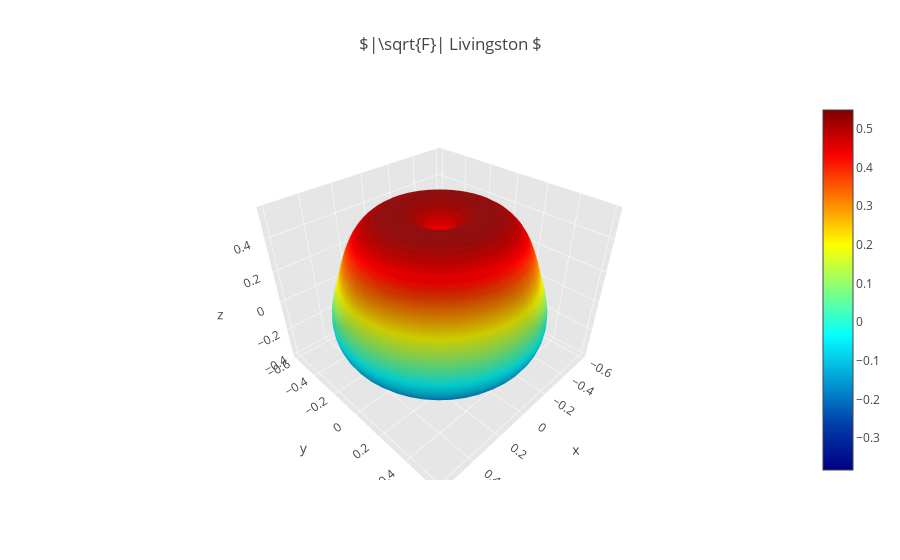

The cell this chart's notebook holds for it:
### Markdown cell above
# |Fc^2 + Fp^2| Livingston

### Code cell
import numpy as np
import plotly.plotly
plotly.offline.init_notebook_mode(connected=True)
import plotly.offline as py
import plotly.graph_objs as go

import pycbc
from pycbc.detector import Detector
from pycbc.waveform import get_td_waveform

# Euler's angles 
theta_aux = np.linspace(0,np.pi,50) # right ascension
phi_aux = np.linspace(0,2*np.pi,50) # declination
psi = 0 # polarization

# compute grid for theta and phi
theta, phi  = np.meshgrid(theta_aux, phi_aux)

# declare time of earth rotation
time = 1000000000

# declare detector we want to refer H1-Hanford, L1-Livingston, Vi-Virgo
d = Detector("L1")

# compute antenna pattern f-plus and f-cross
for index in range(len(theta)):
    fp, fc = d.antenna_pattern(phi[index], theta[index], psi, time)
    # compute |sqrt(F)|, declare F = Fp^2 + Fc^2
    abs_f = abs(pow(pow(fc, 2) + pow(fp,2), 0.5)) 
    # if you're curious about the numbers 
    # print("|square_F| %s" % str(abs_f))

# set spheriacal coordinates transform
x = abs_f * np.cos(phi) * np.sin(theta)  # x = r*cos(phi)*sin(theta)
y = abs_f * np.sin(phi) * np.sin(theta)  # y = r*sin(phi)*sin(theta)
z = abs_f * np.cos(theta)                # z = np.cos(theta)


surface = go.Surface(x = x, y = y, z = z, colorscale = 'Jet')
data = [surface]

layout = go.Layout(
    title = '$|\sqrt{F}| Livingston $',
    scene = dict(
        xaxis = dict(
            gridcolor = 'rgb(255, 255, 255)',
            zerolinecolor = 'rgb(255, 255, 255)',
            showbackground = True,
            backgroundcolor ='rgb(230, 230,230)'
        ),
        yaxis = dict(
            gridcolor = 'rgb(255, 255, 255)',
            zerolinecolor = 'rgb(255, 255, 255)',
            showbackground = True,
            backgroundcolor = 'rgb(230, 230,230)'
        ),
        zaxis = dict(
            gridcolor = 'rgb(255, 255, 255)',
            zerolinecolor = 'rgb(255, 255, 255)',
            showbackground = True,
            backgroundcolor = 'rgb(230, 230,230)'
        )
    )
)

fig = go.Figure(data = data, layout = layout)
py.iplot(fig, filename='Livingston_f')

### Figure 1 — Plotly figure (JSON) as saved in the notebook; plotly's stock layout.template omitted (floating-point values rounded to 4 significant figures; data arrays with more than 128 entries replaced by an {"elided": "..."} marker saying what was removed)
{"data": [{"colorscale": "Jet", "type": "surface", "uid": "92f1aedc-2804-4785-8659-ff7aa8c6a1bc", "x": {"elided": "50x50 float values"}, "y": {"elided": "50x50 float values"}, "z": {"elided": "50x50 float values"}}], "layout": {"scene": {"xaxis": {"backgroundcolor": "rgb(230, 230,230)", "gridcolor": "rgb(255, 255, 255)", "showbackground": true, "zerolinecolor": "rgb(255, 255, 255)"}, "yaxis": {"backgroundcolor": "rgb(230, 230,230)", "gridcolor": "rgb(255, 255, 255)", "showbackground": true, "zerolinecolor": "rgb(255, 255, 255)"}, "zaxis": {"backgroundcolor": "rgb(230, 230,230)", "gridcolor": "rgb(255, 255, 255)", "showbackground": true, "zerolinecolor": "rgb(255, 255, 255)"}}, "title": {"text": "$|\\sqrt{F}| Livingston $"}}}
